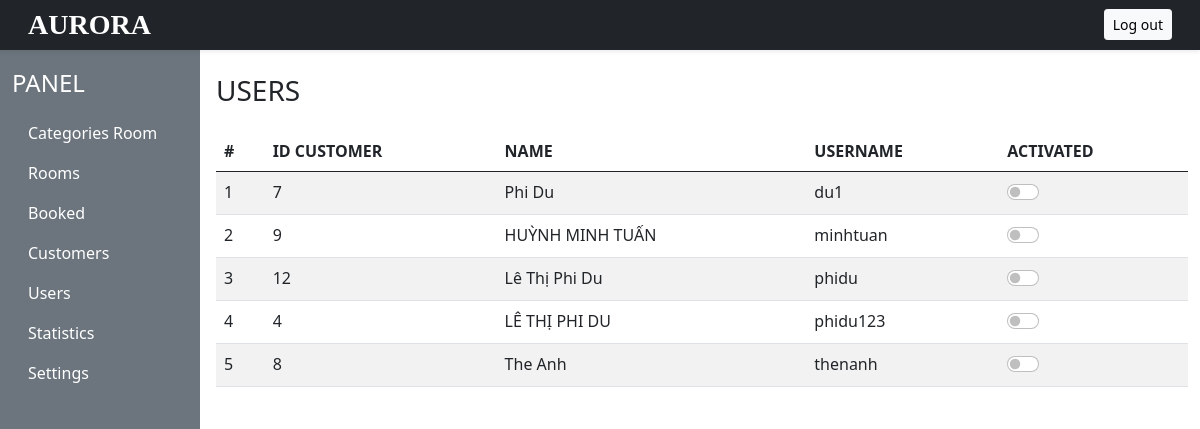
Page /source/admin/users.php on the committed database.
### tables this page shows
CREATE TABLE `taikhoan` (
  `USERNAME` varchar(30) NOT NULL,
  `PASSWORD` varchar(100) NOT NULL,
  `isAdmin` tinyint(1) NOT NULL,
  `isActivated` tinyint(1) NOT NULL
);

CREATE TABLE `ds_khachhang` (
  `ID_KHACHHANG` int(10) NOT NULL,
  `TEN_KHACHHANG` varchar(30) NOT NULL,
  `DIACHI` varchar(50) NOT NULL,
  `SDT` varchar(13) NOT NULL,
  `PICTURE` varchar(100) DEFAULT NULL,
  `SO_THE` varchar(19) DEFAULT NULL,
  `USERNAME` varchar(30) DEFAULT NULL,
  `DOB` date NOT NULL,
  `EMAIL` varchar(100) NOT NULL
);

### source/admin/users.php (the view, shortened to what this page needs)
<!DOCTYPE html>
<html lang="en">
<head>
    <link href="https://cdn.jsdelivr.net/npm/bootstrap@5.0.2/dist/css/bootstrap.min.css" rel="stylesheet">
    <link rel="stylesheet" href="https://cdn.jsdelivr.net/npm/bootstrap-icons@1.10.3/font/bootstrap-icons.css">
    <link rel="stylesheet" href="https://cdn.jsdelivr.net/npm/swiper@9/swiper-bundle.min.css" />
    <link rel="stylesheet" href="https://cdnjs.cloudflare.com/ajax/libs/font-awesome/4.7.0/css/font-awesome.min.css">
</head>
<body>
<?php require("header.php");
        require("../connection.php");
        $a = 0;
        $sql = "select * from TAIKHOAN where isAdmin='" . $a . "'";
        $run = mysqli_query($connection, $sql);
?>
<div class="conteiner-fluid" >
        <div class="row">
            <div class="col-10 ms-auto p-4 overflow-hidden">
            <h3 class="mb-4">USERS</h3>
            <table class="table table-striped table-hover">
            <thead>
                <tr>
                <th scope="col">#</th>
                <th scope="col">ID CUSTOMER</th>
                <th scope="col">NAME</th>
                <th scope="col">USERNAME</th>
                <th scope="col">ACTIVATED</th>
                </tr>
            </thead>
            <tbody>
                <tr>
                    <?php
                        $i = 1;
                        while($row = mysqli_fetch_array($run)){
                            $s = "SELECT * FROM DS_KHACHHANG WHERE USERNAME ='" . $row['USERNAME'] . "'";
                            $ex = mysqli_query($connection, $s);
                            $r = mysqli_fetch_array($ex);
                            ?>
                        <td><?php echo $i ?></td>
                        <td><?php echo $r['ID_KHACHHANG'] ?></td>
                        <td><?php echo $r['TEN_KHACHHANG'] ?></td>
                        <td><?php echo $row['USERNAME'] ?></td>
                        <td>
                            <div class="form-check form-switch">
                                <form action="">
                                    <input onchange="user_shutdown(this.value)"class="form-check-input" type="checkbox" id="shut">
                                </form>
                            </div>
                        </td>
                </tr>
                    <?php
                        $i = $i+1;
                            }
                    ?>
            </tbody>
        </table>
    </div>
</div>
</body>
</html>

### rows in the picture
taikhoan: ds_khachhang.ID_KHACHHANG "7", ds_khachhang.TEN_KHACHHANG "Phi Du", USERNAME "du1"
taikhoan: ds_khachhang.ID_KHACHHANG "9", ds_khachhang.TEN_KHACHHANG "HUỲNH MINH TUẤN", USERNAME "minhtuan"
taikhoan: ds_khachhang.ID_KHACHHANG "12", ds_khachhang.TEN_KHACHHANG "Lê Thị Phi Du", USERNAME "phidu"
taikhoan: ds_khachhang.ID_KHACHHANG "4", ds_khachhang.TEN_KHACHHANG "LÊ THỊ PHI DU", USERNAME "phidu123"
taikhoan: ds_khachhang.ID_KHACHHANG "8", ds_khachhang.TEN_KHACHHANG "The Anh", USERNAME "thenanh"
